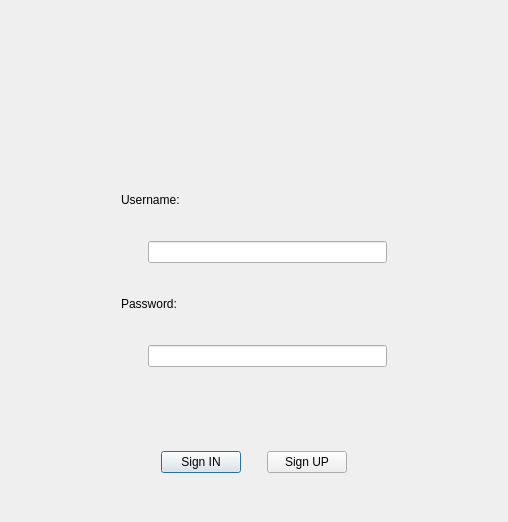
<?xml version="1.0" encoding="UTF-8"?>
<ui version="4.0">
 <class>LoginWindow</class>
 <widget class="QDialog" name="LoginWindow">
  <property name="geometry">
   <rect>
    <x>0</x>
    <y>0</y>
    <width>508</width>
    <height>522</height>
   </rect>
  </property>
  <property name="windowTitle">
   <string>Dialog</string>
  </property>
  <layout class="QHBoxLayout" name="horizontalLayout">
   <item>
    <spacer name="horizontalSpacer_7">
     <property name="orientation">
      <enum>Qt::Horizontal</enum>
     </property>
     <property name="sizeHint" stdset="0">
      <size>
       <width>40</width>
       <height>20</height>
      </size>
     </property>
    </spacer>
   </item>
   <item>
    <layout class="QVBoxLayout" name="MainForm" stretch="3,2,2,1,2">
     <item>
      <layout class="QHBoxLayout" name="LogoLayout">
       <item>
        <widget class="QLabel" name="Logo">
         <property name="text">
          <string/>
         </property>
         <property name="pixmap">
          <pixmap resource="Images/resourses.qrc">:/resourses/songsCovers/app_logo.png</pixmap>
         </property>
         <property name="scaledContents">
          <bool>true</bool>
         </property>
         <property name="alignment">
          <set>Qt::AlignCenter</set>
         </property>
        </widget>
       </item>
      </layout>
     </item>
     <item>
      <layout class="QVBoxLayout" name="UserNameLayout" stretch="12345,1">
       <item>
        <layout class="QHBoxLayout" name="TextLayout" stretch="0,0">
         <item>
          <widget class="QLabel" name="label">
           <property name="text">
            <string>Username:</string>
           </property>
          </widget>
         </item>
         <item>
          <spacer name="horizontalSpacer_2">
           <property name="orientation">
            <enum>Qt::Horizontal</enum>
           </property>
           <property name="sizeHint" stdset="0">
            <size>
             <width>40</width>
             <height>20</height>
            </size>
           </property>
          </spacer>
         </item>
        </layout>
       </item>
       <item>
        <layout class="QHBoxLayout" name="InputLayout" stretch="1,9">
         <item>
          <spacer name="horizontalSpacer">
           <property name="orientation">
            <enum>Qt::Horizontal</enum>
           </property>
           <property name="sizeHint" stdset="0">
            <size>
             <width>40</width>
             <height>20</height>
            </size>
           </property>
          </spacer>
         </item>
         <item>
          <widget class="QLineEdit" name="usernameInput">
           <property name="echoMode">
            <enum>QLineEdit::Normal</enum>
           </property>
          </widget>
         </item>
        </layout>
       </item>
      </layout>
     </item>
     <item>
      <layout class="QVBoxLayout" name="PasswordLayout" stretch="1,1">
       <item>
        <layout class="QHBoxLayout" name="TextLayout_2" stretch="0,0">
         <item>
          <widget class="QLabel" name="label_2">
           <property name="text">
            <string>Password:</string>
           </property>
          </widget>
         </item>
         <item>
          <spacer name="horizontalSpacer_3">
           <property name="orientation">
            <enum>Qt::Horizontal</enum>
           </property>
           <property name="sizeHint" stdset="0">
            <size>
             <width>40</width>
             <height>20</height>
            </size>
           </property>
          </spacer>
         </item>
        </layout>
       </item>
       <item>
        <layout class="QHBoxLayout" name="InputLayout_2" stretch="1,9">
         <item>
          <spacer name="horizontalSpacer_4">
           <property name="orientation">
            <enum>Qt::Horizontal</enum>
           </property>
           <property name="sizeHint" stdset="0">
            <size>
             <width>40</width>
             <height>20</height>
            </size>
           </property>
          </spacer>
         </item>
         <item>
          <widget class="QLineEdit" name="passwordInput">
           <property name="echoMode">
            <enum>QLineEdit::Password</enum>
           </property>
          </widget>
         </item>
        </layout>
       </item>
      </layout>
     </item>
     <item>
      <spacer name="verticalSpacer">
       <property name="orientation">
        <enum>Qt::Vertical</enum>
       </property>
       <property name="sizeType">
        <enum>QSizePolicy::Maximum</enum>
       </property>
       <property name="sizeHint" stdset="0">
        <size>
         <width>20</width>
         <height>40</height>
        </size>
       </property>
      </spacer>
     </item>
     <item>
      <layout class="QHBoxLayout" name="horizontalLayout_2" stretch="1,2,0,2,1">
       <item>
        <spacer name="horizontalSpacer_5">
         <property name="orientation">
          <enum>Qt::Horizontal</enum>
         </property>
         <property name="sizeHint" stdset="0">
          <size>
           <width>40</width>
           <height>20</height>
          </size>
         </property>
        </spacer>
       </item>
       <item>
        <widget class="QPushButton" name="SignInButton">
         <property name="styleSheet">
          <string notr="true"/>
         </property>
         <property name="text">
          <string>Sign IN</string>
         </property>
        </widget>
       </item>
       <item>
        <spacer name="verticalSpacer_2">
         <property name="orientation">
          <enum>Qt::Vertical</enum>
         </property>
         <property name="sizeHint" stdset="0">
          <size>
           <width>20</width>
           <height>40</height>
          </size>
         </property>
        </spacer>
       </item>
       <item>
        <widget class="QPushButton" name="SignUpButton">
         <property name="text">
          <string>Sign UP</string>
         </property>
        </widget>
       </item>
       <item>
        <spacer name="horizontalSpacer_6">
         <property name="orientation">
          <enum>Qt::Horizontal</enum>
         </property>
         <property name="sizeHint" stdset="0">
          <size>
           <width>40</width>
           <height>20</height>
          </size>
         </property>
        </spacer>
       </item>
      </layout>
     </item>
    </layout>
   </item>
   <item>
    <spacer name="horizontalSpacer_8">
     <property name="orientation">
      <enum>Qt::Horizontal</enum>
     </property>
     <property name="sizeHint" stdset="0">
      <size>
       <width>40</width>
       <height>20</height>
      </size>
     </property>
    </spacer>
   </item>
  </layout>
 </widget>
 <resources>
  <include location="Images/resourses.qrc"/>
 </resources>
 <connections/>
</ui>
